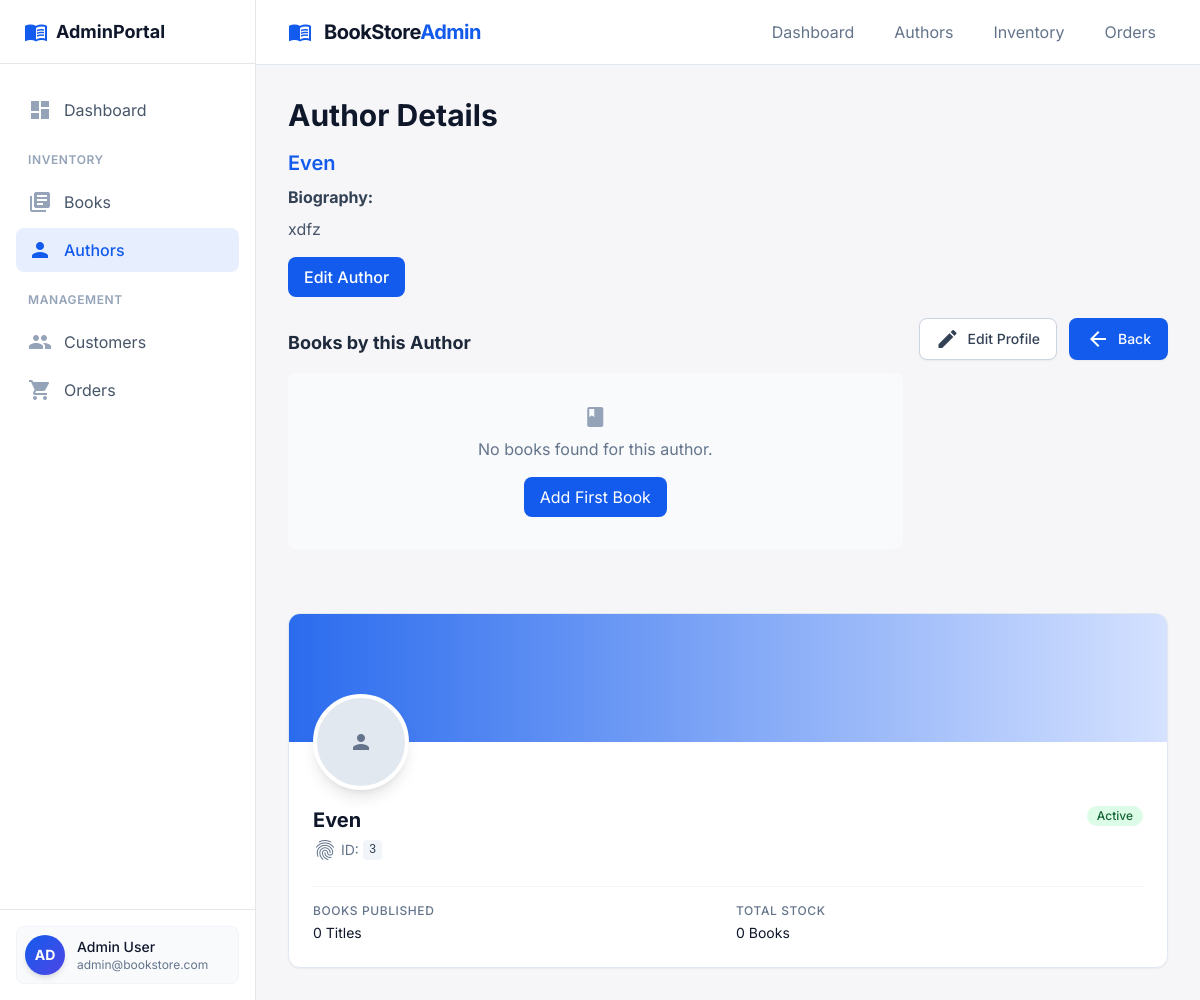
/index.php?page=authordetails&id=3, run on an earlier commit of the app's database.
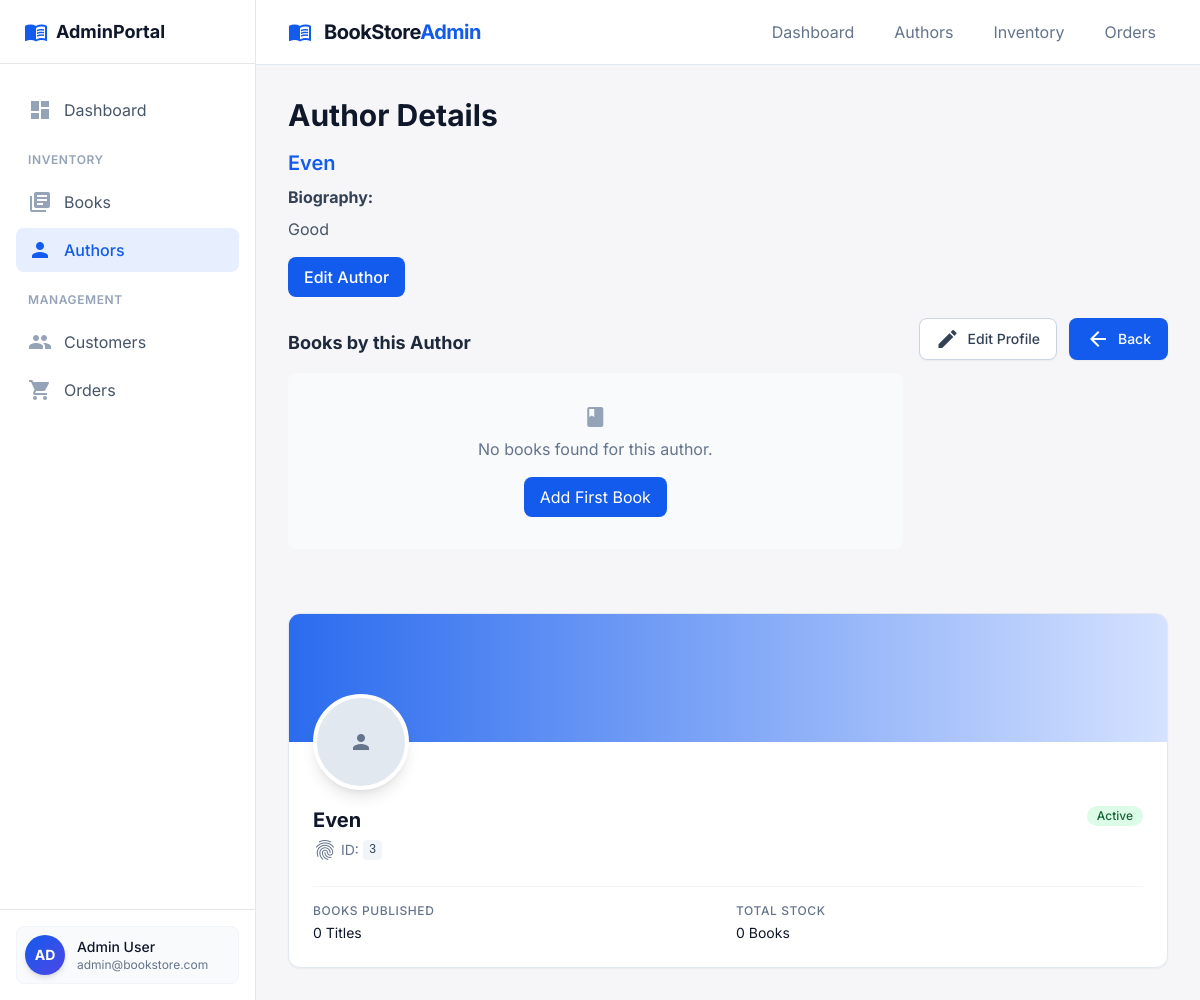
And on a later commit of the database.
### tables this page shows
CREATE TABLE AUTHORS (
    AUTHOR_ID INTEGER PRIMARY KEY AUTOINCREMENT,
    NAME TEXT NOT NULL,
    BIOGRAPHY TEXT
, ROYALTY REAL DEFAULT 0.0);

### controllers/AuthorController.php (called while the page is built, shortened)
<?php
require_once __DIR__ . '/../db.php';
function getAuthorById($id) {
    global $pdo;
    $stmt = $pdo->prepare('SELECT * FROM AUTHORS WHERE AUTHOR_ID = ?');
    $stmt->execute([$id]);
    return $stmt->fetch(PDO::FETCH_ASSOC);
}

### views/AuthorDetails.php (the view, shortened to what the changed rows need)
<?php
require_once __DIR__ . '/../controllers/AuthorController.php';
$author = null;
$books = [];
$id = isset($_GET['id']) ? intval($_GET['id']) : 0;
if ($id) {
    $author = getAuthorById($id);
} else {
    $error = 'No author selected.';
}
?>
<!DOCTYPE html>
<html lang="en"><head>
<script src="https://cdn.tailwindcss.com?plugins=forms,container-queries"></script>
</head>
<body class="bg-background-light dark:bg-background-dark font-display text-slate-800 dark:text-slate-100 min-h-screen flex flex-col">
<main class="flex-1 py-8 px-4 sm:px-6 lg:px-8 max-w-7xl mx-auto w-full">
<div class="md:flex md:items-center md:justify-between mb-8">
<div class="flex-1 min-w-0">
<h2 class="text-2xl font-bold leading-7 text-slate-900 dark:text-white sm:text-3xl sm:truncate">
    Author Details
</h2>
<?php if ($author): ?>
    <div class="mt-4 mb-8">
        <h3 class="text-xl font-semibold text-primary mb-2"><?= htmlspecialchars($author['NAME']) ?></h3>
        <div class="mb-2 text-slate-700 dark:text-slate-200"><strong>Biography:</strong></div>
        <div class="mb-4 text-slate-600 dark:text-slate-300"><?= nl2br(htmlspecialchars($author['BIOGRAPHY'] ?? 'No biography available.')) ?></div>
        <a href="index.php?page=editauthor&id=<?= $author['AUTHOR_ID'] ?>" class="inline-block px-4 py-2 bg-primary text-white rounded-lg font-medium hover:bg-primary-dark transition">Edit Author</a>
    </div>
    <div class="mb-8">
        <h4 class="text-lg font-bold mb-4">Books by this Author</h4>
        <?php if (count($books) > 0): ?>
            <div class="grid grid-cols-1 md:grid-cols-2 lg:grid-cols-3 gap-4">
                <?php foreach ($books as $book): ?>
                    <div class="bg-white dark:bg-slate-800 rounded-lg border border-slate-200 dark:border-slate-700 p-4 hover:shadow-md transition-shadow">
                        <h5 class="font-semibold text-slate-900 dark:text-white mb-2">
                            <a href="index.php?page=bookdetails&id=<?= $book['BOOK_ID'] ?>" class="text-primary hover:underline"><?= htmlspecialchars($book['TITLE']) ?></a>
                        </h5>
                        <div class="text-sm text-slate-600 dark:text-slate-400 space-y-1">
                            <div><strong>Genre:</strong> <?= htmlspecialchars($book['GENRE'] ?? 'N/A') ?></div>
                            <div><strong>Price:</strong> $<?= htmlspecialchars($book['PRICE'] ?? '0.00') ?></div>
                            <div><strong>Stock:</strong> <?= htmlspecialchars($book['STOCK'] ?? '0') ?></div>
                        </div>
                    </div>
                <?php endforeach; ?>
            </div>
        <?php else: ?>
            <div class="bg-slate-50 dark:bg-slate-800 rounded-lg p-8 text-center">
                <span class="material-icons text-4xl text-slate-400 mb-2">book</span>
                <p class="text-slate-500 dark:text-slate-400">No books found for this author.</p>
                <a href="index.php?page=addnewbook" class="inline-block mt-4 px-4 py-2 bg-primary text-white rounded-lg hover:bg-primary-dark transition">Add First Book</a>
            </div>
        <?php endif; ?>
    </div>
<?php endif; ?>
</div>
</div>
<?php if ($author): ?>
<div class="bg-white dark:bg-slate-900 overflow-hidden shadow-sm rounded-xl border border-slate-200 dark:border-slate-800">
<div class="h-32 w-full relative">
<div class="absolute inset-0 bg-gradient-to-r from-primary to-primary-light opacity-90"></div>
<div class="absolute -bottom-12 left-6">
<div class="h-24 w-24 rounded-full border-4 border-white dark:border-slate-900 shadow-lg bg-slate-200 dark:bg-slate-700 flex items-center justify-center">
    <span class="material-icons text-3xl text-slate-500">person</span>
</div>
</div>
</div>
<div class="pt-16 pb-6 px-6">
<div class="flex justify-between items-start">
<div>
<h3 class="text-xl font-bold text-slate-900 dark:text-white"><?= htmlspecialchars($author['NAME']) ?></h3>
<p class="text-sm text-slate-500 dark:text-slate-400 mt-1 flex items-center">
<span class="material-icons text-xs mr-1">fingerprint</span>
                                    ID: <span class="font-mono ml-1 text-slate-700 dark:text-slate-300 bg-slate-100 dark:bg-slate-800 px-1.5 py-0.5 rounded text-xs"><?= $author['AUTHOR_ID'] ?></span>
</p>
</div>
<span class="inline-flex items-center px-2.5 py-0.5 rounded-full text-xs font-medium bg-green-100 text-green-800 dark:bg-green-900/30 dark:text-green-400">
                                Active
                            </span>
</div>
<div class="mt-6 border-t border-slate-100 dark:border-slate-800 pt-4">
<dl class="grid grid-cols-1 gap-x-4 gap-y-4 sm:grid-cols-2">
<div>
<dt class="text-xs font-medium text-slate-500 dark:text-slate-400 uppercase tracking-wider">Books Published</dt>
<dd class="mt-1 text-sm text-slate-900 dark:text-white"><?= count($books) ?> Title<?= count($books) != 1 ? 's' : '' ?></dd>
</div>
<div>
<dt class="text-xs font-medium text-slate-500 dark:text-slate-400 uppercase tracking-wider">Total Stock</dt>
<dd class="mt-1 text-sm text-slate-900 dark:text-white">
    <?php
    $totalStock = 0;
    echo $totalStock;
    ?> Books
</dd>
</div>
</dl>
</div>
</div>
</div>
<?php endif; ?>
</main>
</body></html>

What changed in the data, as far as the page shows it:
changed authors "Even": BIOGRAPHY "xdfz" → "Good"
